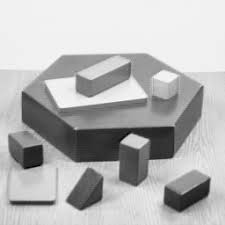
#> input picture Lab_3/data/source/0.jpg, 225 x 225 px; its folder holds only this picture in this run
$ jupyter execute --allow-errors partB_to-do.ipynb
#> lines starting #> are read from the running program, lines starting #| are printed output that depends on the picture; after the words box and inside, x2 and y2 are one past the last pixel; in counts of white or black regions, pixels touching at a corner belong together
# **Sesión 3: Procesamiento Avanzado de Imágenes** ⚙️🖼️

## **Librerías**

[cell 1]
import cv2
import os
import glob
import numpy as np

## **Apartado B:** Detección de lineas rectas
El objetivo de este apartado es la detección de líneas y bordes en las imágenes de la carpeta `data`.
1. **Tarea B.1.** Aplique `cv2.Canny()` a las imágenes de trabajo ajustando los hiperparámetros.
3. **Tarea B.2.** Implemente la función `draw_lines()` para pintar las líneas sobre las imágenes.
4. **Tarea B.3.** Aplique Hough con `cv2.HoughLinesP()` a las imágenes de trabajo para extraer líneas y afine los hiperparámetros.
5. **Problema B.1.** Repita el procedimiento para extraer las líneas de las dos imágenes restantes.

### **NOTA**
Podéis usar el mismo formato de guardado de resultados y nomenclatura que en partA o hacer uso de la funcion `show_image()` del Lab 2. Usad las herramientas con las que os sintáis más cómodos

[cell 2]
folder_name = "partB"
folder_path = os.path.join(os.path.dirname(os.getcwd()), folder_name)
os.makedirs(folder_path, exist_ok=True)

### **Tarea B.1.** Aplique `cv2.Canny()` a las imágenes de trabajo ajustando los hiperparámetros

[cell 3]
edge_imgs = []  # List to store Canny edge images for later Hough transform

# Hyperparameters for Canny edge detection
low_threshold = 50      # Adjust as needed for sensitivity
high_threshold = 150    # Adjust as needed for sensitivity

# Process first image
source_paths = sorted(glob.glob("../data/source/*"))

def apply_save_canny(save_name:str, index):
    img = cv2.imread(source_paths[index])
    gray_img = cv2.cvtColor(img, cv2.COLOR_BGR2GRAY)
    edge_img = cv2.Canny(gray_img, low_threshold, high_threshold)

    cv2.imwrite(os.path.join(folder_path, f"canny_{save_name}.png"), edge_img)
    edge_imgs.append(edge_img)


apply_save_canny("geometry", 0)
#> in apply_save_canny, img is the input picture: shape (225, 225, 3); min 0, max 255, mean 182.9
#> in apply_save_canny, `edge_img = cv2.Canny(gray_img, low_threshold, high_threshold)`:
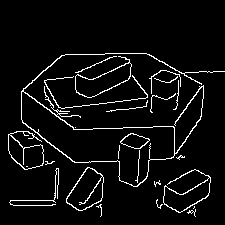
#> edge_img: shape (225, 225); 5.4% white in thin lines or dots, all inside (x1, y1, x2, y2) = (8, 53, 225, 217)
#> (the rest of this cell did not finish here and is left out)


### **Tarea B.2.** Implemente `draw_lines()` para pintar las lineas sobre cada imagen

[cell 4]
# TODO Draw the lines on the images. A line is a tuple of 4 integers (x1, y1, x2, y2) where (x1, y1) and (x2, y2) are the coordinates of the two points of the line.
def draw_lines(img, lines, color, thickness):
    for line in lines:
        x1, y1, x2, y2 = line
        cv2.line(img, (x1, y1), (x2, y2), color, thickness)
    return img

### **Tarea B.3.** Aplique Hough con `cv2.HoughLinesP()` a las imágenes de trabajo para extraer líneas y afine los hiperparámetros

[cell 5]
# TODO Apply the hough transform to the images, play with the parameters to get a good result

# Hough Transform parameters
rho = 1                # Distance resolution in pixels
theta = np.pi / 180    # Angle resolution in radians (1 degree)
threshold = 50         # Minimum number of intersections to detect a line
min_line_length = 10   # Minimum length of a line in pixels
max_line_gap = 10      # Maximum gap between segments to link them as a single line

def apply_hough_transform(save_name, index):
    original_img = cv2.imread(source_paths[index])  # Replace with actual path
    edges = edge_imgs[index]  # First edge image

    # Apply the Hough Line Transform
    lines = cv2.HoughLinesP(edges, rho, theta, threshold, minLineLength=min_line_length, maxLineGap=max_line_gap)

    # Draw the lines on a copy of the original image
    if lines is not None:
        lines = [line[0] for line in lines]  # Flatten array if necessary
        img_with_lines = draw_lines(original_img.copy(), lines, color=(0, 255, 0), thickness=2)  # Green lines

        # Save the result
    cv2.imwrite(os.path.join(folder_path, f"hugh_{save_name}.png"), img_with_lines)


apply_hough_transform("geometry", 0)
#> in apply_hough_transform, `lines = cv2.HoughLinesP(edges, rho, theta, threshold, minLineLength=mi..`: lines = 14 rows, first 6: [73, 129, 173, 126], [22, 90, 73, 127], [22, 122, 85, 171], [49, 109, 157, 96], [173, 73, 224, 71], [55, 115, 73, 106]
#> in apply_hough_transform, `lines = [line[0] for line in lines]`: lines = 14 items, first 6: [73, 129, 173, 126], [22, 90, 73, 127], [22, 122, 85, 171], [49, 109, 157, 96], [173, 73, 224, 71], [55, 115, 73, 106]
#> the loop in draw_lines, `for line in lines:` made 14 passes
#> (x1, y1, x2, y2) on passes 1 to 12: (73, 129, 173, 126), (22, 90, 73, 127), (22, 122, 85, 171), (49, 109, 157, 96), (173, 73, 224, 71), (55, 115, 73, 106), (90, 97, 133, 76), (65, 54, 146, 53), (10, 200, 53, 200), (13, 205, 52, 205), (151, 93, 151, 76), (89, 161, 119, 161)
#> after the loop in draw_lines, `for line in lines:`:
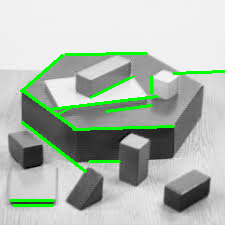
#> img: shape (225, 225, 3); mean of channels 0, 1, 2 175.6, 187.7, 175.6; drawn as B, G, R
#> (the rest of this cell did not finish here and is left out)


### **Problema B.1.** Repita el procedimiento para extraer las líneas de las dos imágenes restantes

#> (a cell that did not finish here is left out)

$ run again, on Lab_3/data/source/3.png
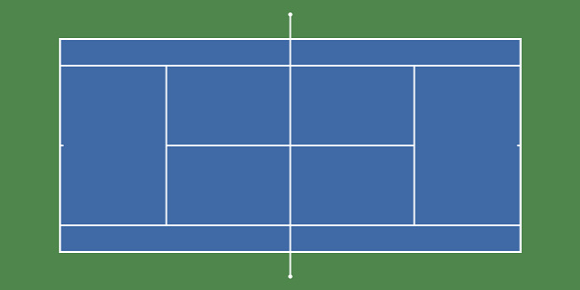
#> input picture Lab_3/data/source/3.png, 580 x 290 px
#> in apply_save_canny, img is the input picture: shape (290, 580, 3); mean B, G, R 132, 122.2, 76.2
#> in apply_save_canny, `edge_img = cv2.Canny(gray_img, low_threshold, high_threshold)`:
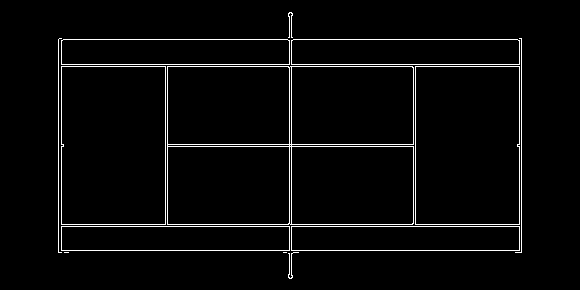
#> edge_img: shape (290, 580); 3.1% white in thin lines or dots, all inside (x1, y1, x2, y2) = (58, 12, 522, 279)
#> in apply_hough_transform, `lines = cv2.HoughLinesP(edges, rho, theta, threshold, minLineLength=mi..`: lines = 18 rows, first 6: [58, 250, 521, 250], [58, 64, 521, 64], [58, 66, 521, 66], [58, 226, 521, 226], [58, 39, 521, 39], [58, 224, 521, 224]
#> in apply_hough_transform, `lines = [line[0] for line in lines]`: lines = 18 items, first 6: [58, 250, 521, 250], [58, 64, 521, 64], [58, 66, 521, 66], [58, 226, 521, 226], [58, 39, 521, 39], [58, 224, 521, 224]
#> the loop in draw_lines, `for line in lines:` made 18 passes
#> after the loop in draw_lines, `for line in lines:`:
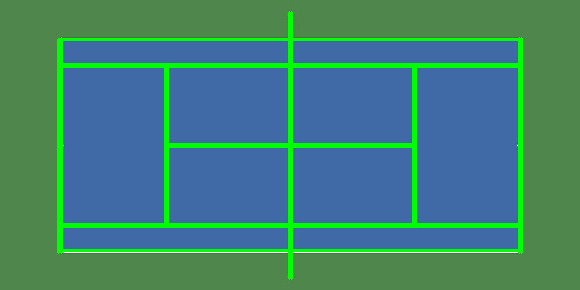
#> img: shape (290, 580, 3); mean of channels 0, 1, 2 116.4, 129.7, 65.2; drawn as B, G, R
